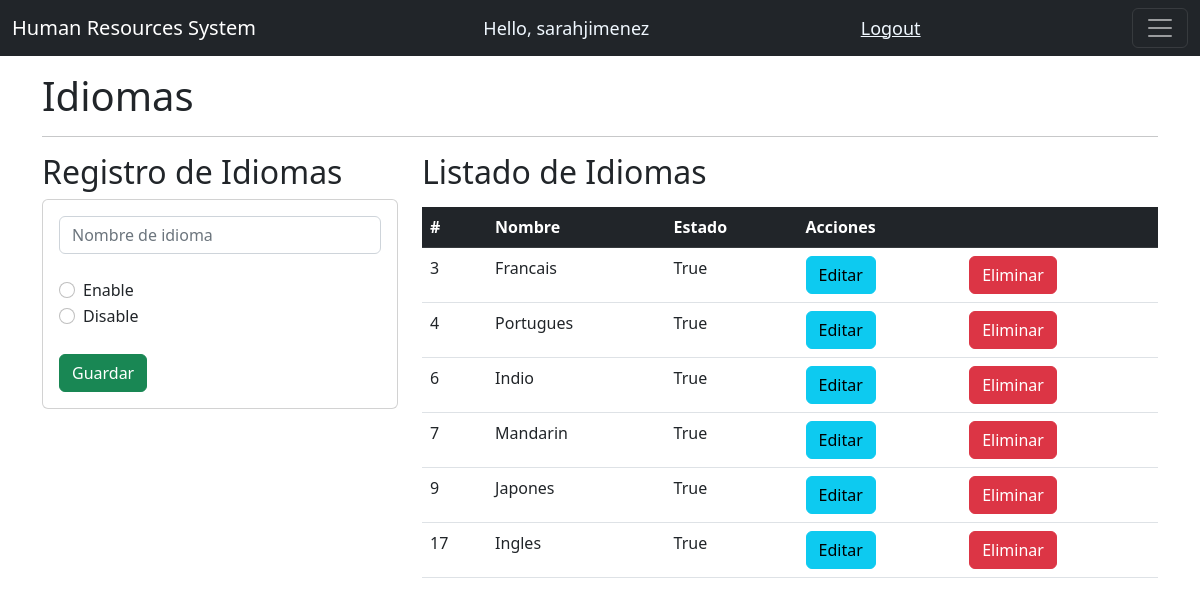
Page /idiomas/ (signed in) on the committed database.
### system/models.py (models this page shows, shortened)
class Idiomas(models.Model):
    idioma=models.CharField(max_length=50, null=True, unique=True)
    estado=models.BooleanField(default=False)

### system/decorators.py (the view)
        def wrapper_func(request, *args, **kwargs):
            group = None
            if request.user.groups.exists():
                group = request.user.groups.all()[0].name
            if group in allowed_roles:
                return view_func(request, *args, **kwargs)
            else:
                return HttpResponse('No estas autorizado para ver esta pagina')

### system/views.py (called while the page is built)
@login_required(login_url='loginPage')
@allowed_users(allowed_roles=['admin'])
def idiomas(request):
    idiomas = Idiomas.objects.all()
    return render(request, 'system/idiomas.html', {'idiomas':idiomas})

### system/templates/system/idiomas.html (shortened to what this page needs)
{% extends 'system/main.html' %}
{% block content %}
<br>
<h1>Idiomas</h1>
<hr>
<div class="row">
  <div class="col-sm-12 xol-md-6 col-lg-4 col-xl-4">
    <h2>Registro de Idiomas</h2>
    <div class="card">
      <div class="card-body">
        <form action="/registrarIdiomas/" method="POST"> {% csrf_token %}
          <div class="form-group">
            <input type="text" id="txtIdioma" name="txtIdioma" class="form-control"
            placeholder="Nombre de idioma" maxlength="20" required>
          </div>
          <br>
          <div class="form-check">
            <input class="form-check-input" type="radio" name="checkEstado" id="checkEstado" value="True">
            <label class="form-check-label" for="checkEstado">
              Enable
            </label>
          </div>
          <div class="form-check">
            <input class="form-check-input" type="radio" name="checkEstado" id="checkEstado" value="False">
            <label class="form-check-label" for="checkEstado">
              Disable
            </label>
          </div>
          <br>
          <div class="form-group">
              <button type="submit" class="btn btn-success btn-block text-white">Guardar</button>
          </div>
          </div>
      </div>
    </div>
 <div class="col-sm-12 col-md-6 col-lg-8 col-xl-8">
    <h2>Listado de Idiomas</h2>
  <div class="table-responsive py-2">
    <table class="table">
      <thead class="table-dark">
        <tr>
            <th scope="col">#</th>
            <th scope="col">Nombre</th>
            <th scope="col">Estado</th>
            <th scope="col" colspan="2">Acciones</th>
          </tr>
     </thead>
      <tbody>
        {% for i in idiomas %}
        <tr>
            <td>{{i.id}} </td>
            <td>{{i.idioma}} </td>
            <td>{{i.estado}} </td>
            <td><a href="/edicionIdioma/{{i.id}}" class="btn btn-info">Editar</a></td>
            <td><a href="/eliminarIdioma/{{i.id}}" class="btn btn-danger">Eliminar</a></td>
          </tr>
          {% endfor %}
      </tbody>
    </table>
  </div>
 </div>
</div>
{% endblock %}

### system/templates/system/navbar.html (shortened to what this page needs)
{% load static%}
<nav class="navbar navbar-dark bg-dark fixed-top">
    <div class="container-fluid">
      <a class="navbar-brand" href="{% url 'home' %}">Human Resources System</a>
      <span class="hello-msg">Hello, {{request.user}}</span>
      <span><a class="hello-msg" href="{% url 'logoutUser' %}">Logout</a></span>
      <button class="navbar-toggler" type="button" data-bs-toggle="offcanvas" data-bs-target="#offcanvasNavbar" aria-controls="offcanvasNavbar">
        <span class="navbar-toggler-icon"></span>
      </button>
    </div>
  </nav>
  <br>

### static/css/main.css (style rules this page uses)
body { background-color: rgb(255, 255, 255); }

### system/templates/system/navbar.html (style rules this page uses)
.hello-msg { font-size: 18px; color: aliceblue; }

### rows in the picture
Idiomas: id "3", idioma "Francais", estado "True"
Idiomas: id "4", idioma "Portugues", estado "True"
Idiomas: id "6", idioma "Indio", estado "True"
Idiomas: id "7", idioma "Mandarin", estado "True"
Idiomas: id "9", idioma "Japones", estado "True"
Idiomas: id "17", idioma "Ingles", estado "True"

### other values in the picture
{{ request.user }} "sarahjimenez"
